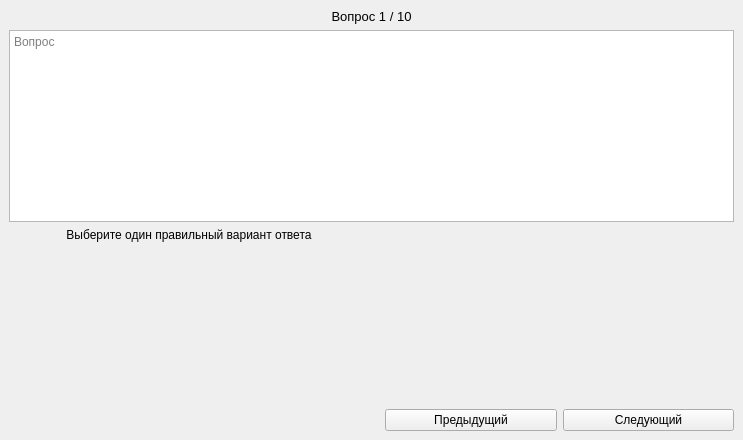
<?xml version="1.0" encoding="UTF-8"?>
<ui version="4.0">
 <class>MainWindow</class>
 <widget class="QMainWindow" name="MainWindow">
  <property name="geometry">
   <rect>
    <x>0</x>
    <y>0</y>
    <width>743</width>
    <height>440</height>
   </rect>
  </property>
  <property name="windowTitle">
   <string>MainWindow</string>
  </property>
  <widget class="QWidget" name="centralwidget">
   <layout class="QVBoxLayout" name="verticalLayout_2">
    <item>
     <widget class="QLabel" name="count">
      <property name="font">
       <font>
        <pointsize>10</pointsize>
       </font>
      </property>
      <property name="text">
       <string>Вопрос 1 / 10</string>
      </property>
      <property name="alignment">
       <set>Qt::AlignCenter</set>
      </property>
     </widget>
    </item>
    <item>
     <layout class="QVBoxLayout" name="verticalLayout">
      <item>
       <widget class="QPlainTextEdit" name="question">
        <property name="enabled">
         <bool>true</bool>
        </property>
        <property name="sizePolicy">
         <sizepolicy hsizetype="Expanding" vsizetype="Preferred">
          <horstretch>0</horstretch>
          <verstretch>0</verstretch>
         </sizepolicy>
        </property>
        <property name="baseSize">
         <size>
          <width>0</width>
          <height>0</height>
         </size>
        </property>
        <property name="readOnly">
         <bool>true</bool>
        </property>
        <property name="placeholderText">
         <string>Вопрос</string>
        </property>
       </widget>
      </item>
     </layout>
    </item>
    <item>
     <layout class="QHBoxLayout" name="horizontalLayout_3">
      <item>
       <layout class="QVBoxLayout" name="answer_layout">
        <property name="sizeConstraint">
         <enum>QLayout::SetMinAndMaxSize</enum>
        </property>
        <item>
         <widget class="QLabel" name="label_answers">
          <property name="sizePolicy">
           <sizepolicy hsizetype="Preferred" vsizetype="Expanding">
            <horstretch>0</horstretch>
            <verstretch>0</verstretch>
           </sizepolicy>
          </property>
          <property name="text">
           <string>Выберите один правильный вариант ответа</string>
          </property>
          <property name="alignment">
           <set>Qt::AlignHCenter|Qt::AlignTop</set>
          </property>
         </widget>
        </item>
       </layout>
      </item>
      <item>
       <layout class="QVBoxLayout" name="verticalLayout_3">
        <item>
         <widget class="QLabel" name="picture">
          <property name="sizePolicy">
           <sizepolicy hsizetype="Minimum" vsizetype="Expanding">
            <horstretch>0</horstretch>
            <verstretch>0</verstretch>
           </sizepolicy>
          </property>
          <property name="font">
           <font>
            <italic>true</italic>
           </font>
          </property>
          <property name="text">
           <string/>
          </property>
          <property name="alignment">
           <set>Qt::AlignCenter</set>
          </property>
         </widget>
        </item>
        <item>
         <layout class="QHBoxLayout" name="horizontalLayout_2">
          <item>
           <spacer name="horizontalSpacer_6">
            <property name="orientation">
             <enum>Qt::Horizontal</enum>
            </property>
            <property name="sizeType">
             <enum>QSizePolicy::Fixed</enum>
            </property>
            <property name="sizeHint" stdset="0">
             <size>
              <width>10</width>
              <height>20</height>
             </size>
            </property>
           </spacer>
          </item>
          <item>
           <widget class="QPushButton" name="b_prev">
            <property name="text">
             <string>Предыдущий</string>
            </property>
           </widget>
          </item>
          <item>
           <widget class="QPushButton" name="b_next">
            <property name="text">
             <string>Следующий</string>
            </property>
           </widget>
          </item>
         </layout>
        </item>
       </layout>
      </item>
     </layout>
    </item>
   </layout>
  </widget>
 </widget>
 <resources/>
 <connections/>
</ui>
